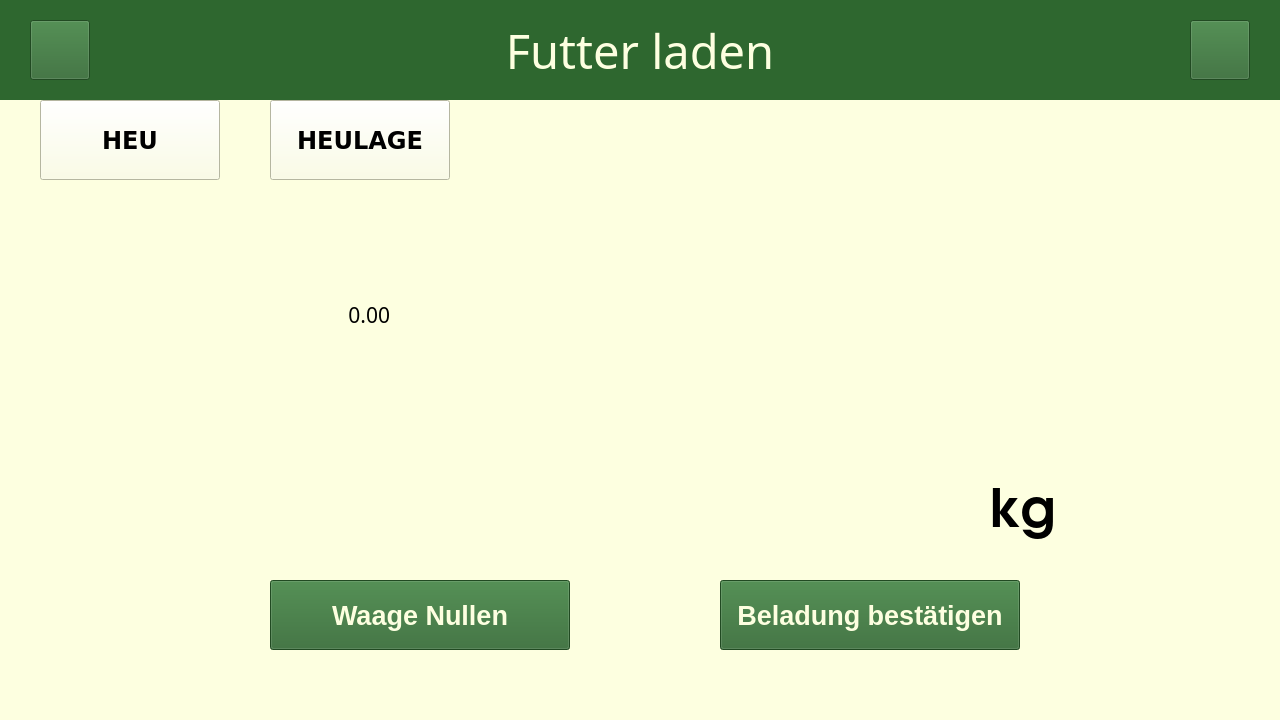
<?xml version="1.0" encoding="UTF-8"?>
<ui version="4.0">
 <class>LadeSeite</class>
 <widget class="QWidget" name="LadeSeite">
  <property name="geometry">
   <rect>
    <x>0</x>
    <y>0</y>
    <width>1280</width>
    <height>720</height>
   </rect>
  </property>
  <property name="windowTitle">
   <string>Futterkarre 1.4.0 - Futter laden</string>
  </property>
  <property name="styleSheet">
   <string notr="true">background-color: #fdffe0;</string>
  </property>
  <widget class="QLabel" name="ub_laden">
   <property name="geometry">
    <rect>
     <x>0</x>
     <y>0</y>
     <width>1280</width>
     <height>100</height>
    </rect>
   </property>
   <property name="font">
    <font>
     <family>Droid Sans Fallback</family>
     <pointsize>35</pointsize>
    </font>
   </property>
   <property name="styleSheet">
    <string notr="true">background-color: #2E672F;
color: #fdffe0;
</string>
   </property>
   <property name="text">
    <string>Futter laden</string>
   </property>
   <property name="alignment">
    <set>Qt::AlignCenter</set>
   </property>
  </widget>
  <widget class="QLabel" name="label_karre_gewicht">
   <property name="geometry">
    <rect>
     <x>190</x>
     <y>300</y>
     <width>200</width>
     <height>30</height>
    </rect>
   </property>
   <property name="font">
    <font>
     <family>Droid Sans Fallback</family>
     <pointsize>16</pointsize>
    </font>
   </property>
   <property name="text">
    <string>0.00</string>
   </property>
   <property name="alignment">
    <set>Qt::AlignRight|Qt::AlignTrailing|Qt::AlignVCenter</set>
   </property>
  </widget>
  <widget class="QPushButton" name="btn_w_bestaetigen">
   <property name="geometry">
    <rect>
     <x>720</x>
     <y>580</y>
     <width>300</width>
     <height>70</height>
    </rect>
   </property>
   <property name="font">
    <font>
     <pointsize>20</pointsize>
     <weight>75</weight>
     <bold>true</bold>
    </font>
   </property>
   <property name="styleSheet">
    <string notr="true">background-color: #2E672F; color: #fdffe0;</string>
   </property>
   <property name="text">
    <string>Beladung bestätigen</string>
   </property>
  </widget>
  <widget class="QPushButton" name="btn_settings">
   <property name="geometry">
    <rect>
     <x>1190</x>
     <y>20</y>
     <width>60</width>
     <height>60</height>
    </rect>
   </property>
   <property name="styleSheet">
    <string notr="true">background-color: #2E672F</string>
   </property>
   <property name="text">
    <string/>
   </property>
   <property name="icon">
    <iconset resource="../../Futterwagen/Futterkarre/icons/icons.qrc">
     <normaloff>:/icons/Gear.png</normaloff>
     <normalon>:/icons/Gear.png</normalon>:/icons/Gear.png</iconset>
   </property>
   <property name="iconSize">
    <size>
     <width>30</width>
     <height>30</height>
    </size>
   </property>
  </widget>
  <widget class="QPushButton" name="btn_heu">
   <property name="geometry">
    <rect>
     <x>40</x>
     <y>100</y>
     <width>180</width>
     <height>80</height>
    </rect>
   </property>
   <property name="font">
    <font>
     <family>DejaVu Sans</family>
     <pointsize>18</pointsize>
     <weight>75</weight>
     <bold>true</bold>
    </font>
   </property>
   <property name="text">
    <string>HEU</string>
   </property>
  </widget>
  <widget class="QPushButton" name="btn_heulage">
   <property name="geometry">
    <rect>
     <x>270</x>
     <y>100</y>
     <width>180</width>
     <height>80</height>
    </rect>
   </property>
   <property name="font">
    <font>
     <family>DejaVu Sans</family>
     <pointsize>18</pointsize>
     <weight>75</weight>
     <bold>true</bold>
    </font>
   </property>
   <property name="text">
    <string>HEULAGE</string>
   </property>
  </widget>
  <widget class="QPushButton" name="btn_wa_nullen">
   <property name="geometry">
    <rect>
     <x>270</x>
     <y>580</y>
     <width>300</width>
     <height>70</height>
    </rect>
   </property>
   <property name="font">
    <font>
     <pointsize>20</pointsize>
     <weight>75</weight>
     <bold>true</bold>
    </font>
   </property>
   <property name="styleSheet">
    <string notr="true">background-color: #2E672F; color: #fdffe0;</string>
   </property>
   <property name="text">
    <string>Waage Nullen</string>
   </property>
  </widget>
  <widget class="QLabel" name="txt_kg">
   <property name="geometry">
    <rect>
     <x>990</x>
     <y>470</y>
     <width>91</width>
     <height>71</height>
    </rect>
   </property>
   <property name="font">
    <font>
     <family>URW Gothic</family>
     <pointsize>40</pointsize>
     <weight>75</weight>
     <bold>true</bold>
    </font>
   </property>
   <property name="text">
    <string>kg</string>
   </property>
  </widget>
  <widget class="QPushButton" name="btn_back">
   <property name="geometry">
    <rect>
     <x>30</x>
     <y>20</y>
     <width>60</width>
     <height>60</height>
    </rect>
   </property>
   <property name="styleSheet">
    <string notr="true">background-color: #2E672F</string>
   </property>
   <property name="text">
    <string/>
   </property>
   <property name="icon">
    <iconset resource="../../Futterwagen/Futterkarre/icons/icons.qrc">
     <normaloff>:/icons/Back.png</normaloff>:/icons/Back.png</iconset>
   </property>
   <property name="iconSize">
    <size>
     <width>30</width>
     <height>30</height>
    </size>
   </property>
  </widget>
 </widget>
 <resources>
  <include location="../../Futterwagen/Futterkarre/icons/icons.qrc"/>
 </resources>
 <connections/>
</ui>
